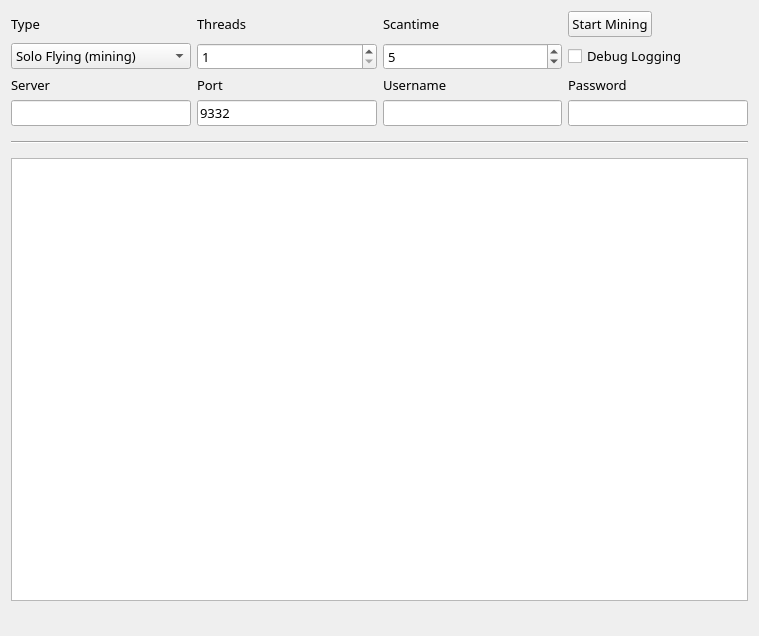
<?xml version="1.0" encoding="UTF-8"?>
<ui version="4.0">
 <class>MiningPage</class>
 <widget class="QWidget" name="MiningPage">
  <property name="geometry">
   <rect>
    <x>0</x>
    <y>0</y>
    <width>759</width>
    <height>636</height>
   </rect>
  </property>
  <property name="windowTitle">
   <string>Mining</string>
  </property>
  <layout class="QGridLayout" name="gridLayout">
   <property name="sizeConstraint">
    <enum>QLayout::SetMaximumSize</enum>
   </property>
   <item row="7" column="1">
    <widget class="QLineEdit" name="serverLine">
     <property name="enabled">
      <bool>true</bool>
     </property>
     <property name="font">
      <font>
       <family>Ubuntu Condensed</family>
       <pointsize>10</pointsize>
      </font>
     </property>
    </widget>
   </item>
   <item row="6" column="3">
    <widget class="QLabel" name="usernameLabel">
     <property name="enabled">
      <bool>true</bool>
     </property>
     <property name="font">
      <font>
       <family>Ubuntu Condensed</family>
       <pointsize>10</pointsize>
      </font>
     </property>
     <property name="text">
      <string>Username</string>
     </property>
    </widget>
   </item>
   <item row="6" column="1">
    <widget class="QLabel" name="serverLabel">
     <property name="enabled">
      <bool>true</bool>
     </property>
     <property name="font">
      <font>
       <family>Ubuntu Condensed</family>
       <pointsize>10</pointsize>
      </font>
     </property>
     <property name="text">
      <string>Server</string>
     </property>
    </widget>
   </item>
   <item row="7" column="3">
    <widget class="QLineEdit" name="usernameLine">
     <property name="enabled">
      <bool>true</bool>
     </property>
     <property name="font">
      <font>
       <family>Ubuntu Condensed</family>
       <pointsize>10</pointsize>
      </font>
     </property>
     <property name="text">
      <string/>
     </property>
    </widget>
   </item>
   <item row="6" column="4">
    <widget class="QLabel" name="passwordLabel">
     <property name="enabled">
      <bool>true</bool>
     </property>
     <property name="font">
      <font>
       <family>Ubuntu Condensed</family>
       <pointsize>10</pointsize>
      </font>
     </property>
     <property name="text">
      <string>Password</string>
     </property>
    </widget>
   </item>
   <item row="6" column="2">
    <widget class="QLabel" name="portLabel">
     <property name="enabled">
      <bool>true</bool>
     </property>
     <property name="font">
      <font>
       <family>Ubuntu Condensed</family>
       <pointsize>10</pointsize>
      </font>
     </property>
     <property name="text">
      <string>Port</string>
     </property>
    </widget>
   </item>
   <item row="3" column="4">
    <widget class="QPushButton" name="startButton">
     <property name="sizePolicy">
      <sizepolicy hsizetype="Fixed" vsizetype="Fixed">
       <horstretch>0</horstretch>
       <verstretch>0</verstretch>
      </sizepolicy>
     </property>
     <property name="font">
      <font>
       <family>Ubuntu Condensed</family>
       <pointsize>10</pointsize>
      </font>
     </property>
     <property name="text">
      <string>Start Mining</string>
     </property>
    </widget>
   </item>
   <item row="8" column="1" colspan="4">
    <widget class="Line" name="line">
     <property name="sizePolicy">
      <sizepolicy hsizetype="Minimum" vsizetype="Fixed">
       <horstretch>0</horstretch>
       <verstretch>0</verstretch>
      </sizepolicy>
     </property>
     <property name="minimumSize">
      <size>
       <width>0</width>
       <height>20</height>
      </size>
     </property>
     <property name="orientation">
      <enum>Qt::Horizontal</enum>
     </property>
    </widget>
   </item>
   <item row="13" column="1" colspan="4">
    <widget class="QListWidget" name="list">
     <property name="font">
      <font>
       <family>Ubuntu Condensed</family>
       <pointsize>10</pointsize>
      </font>
     </property>
     <property name="autoScrollMargin">
      <number>100000</number>
     </property>
     <property name="dragDropMode">
      <enum>QAbstractItemView::DragOnly</enum>
     </property>
     <property name="selectionMode">
      <enum>QAbstractItemView::NoSelection</enum>
     </property>
     <property name="movement">
      <enum>QListView::Snap</enum>
     </property>
     <property name="batchSize">
      <number>10</number>
     </property>
    </widget>
   </item>
   <item row="14" column="1" colspan="2">
    <widget class="QLabel" name="shareCount">
     <property name="font">
      <font>
       <family>Ubuntu Condensed</family>
       <pointsize>10</pointsize>
       <weight>75</weight>
       <bold>true</bold>
      </font>
     </property>
     <property name="text">
      <string/>
     </property>
    </widget>
   </item>
   <item row="3" column="3">
    <widget class="QLabel" name="scantimeLabel">
     <property name="enabled">
      <bool>true</bool>
     </property>
     <property name="font">
      <font>
       <family>Ubuntu Condensed</family>
       <pointsize>10</pointsize>
      </font>
     </property>
     <property name="layoutDirection">
      <enum>Qt::LeftToRight</enum>
     </property>
     <property name="text">
      <string>Scantime</string>
     </property>
    </widget>
   </item>
   <item row="3" column="2">
    <widget class="QLabel" name="threadsLabel">
     <property name="enabled">
      <bool>true</bool>
     </property>
     <property name="font">
      <font>
       <family>Ubuntu Condensed</family>
       <pointsize>10</pointsize>
      </font>
     </property>
     <property name="text">
      <string>Threads</string>
     </property>
    </widget>
   </item>
   <item row="4" column="4">
    <widget class="QCheckBox" name="debugCheckBox">
     <property name="font">
      <font>
       <family>Ubuntu Condensed</family>
       <pointsize>10</pointsize>
      </font>
     </property>
     <property name="text">
      <string>Debug Logging</string>
     </property>
    </widget>
   </item>
   <item row="3" column="1">
    <widget class="QLabel" name="typeLabel">
     <property name="font">
      <font>
       <family>Ubuntu Condensed</family>
       <pointsize>10</pointsize>
      </font>
     </property>
     <property name="text">
      <string>Type</string>
     </property>
    </widget>
   </item>
   <item row="4" column="2">
    <widget class="QSpinBox" name="threadsBox">
     <property name="enabled">
      <bool>true</bool>
     </property>
     <property name="font">
      <font>
       <family>Ubuntu Condensed</family>
       <pointsize>10</pointsize>
      </font>
     </property>
     <property name="minimum">
      <number>1</number>
     </property>
     <property name="maximum">
      <number>99</number>
     </property>
     <property name="singleStep">
      <number>1</number>
     </property>
    </widget>
   </item>
   <item row="4" column="1">
    <widget class="QComboBox" name="typeBox">
     <property name="font">
      <font>
       <family>Ubuntu Condensed</family>
       <pointsize>10</pointsize>
      </font>
     </property>
     <property name="editable">
      <bool>false</bool>
     </property>
     <property name="currentIndex">
      <number>0</number>
     </property>
     <item>
      <property name="text">
       <string>Solo Flying (mining)</string>
      </property>
     </item>
     <item>
      <property name="text">
       <string>Pool Flying (mining)</string>
      </property>
     </item>
    </widget>
   </item>
   <item row="4" column="3">
    <widget class="QSpinBox" name="scantimeBox">
     <property name="enabled">
      <bool>true</bool>
     </property>
     <property name="font">
      <font>
       <family>Ubuntu Condensed</family>
       <pointsize>10</pointsize>
      </font>
     </property>
     <property name="minimum">
      <number>1</number>
     </property>
     <property name="value">
      <number>5</number>
     </property>
    </widget>
   </item>
   <item row="7" column="2">
    <widget class="QLineEdit" name="portLine">
     <property name="enabled">
      <bool>true</bool>
     </property>
     <property name="font">
      <font>
       <family>Ubuntu Condensed</family>
       <pointsize>10</pointsize>
      </font>
     </property>
     <property name="text">
      <string>9332</string>
     </property>
     <property name="value" stdset="0">
      <number>9332</number>
     </property>
    </widget>
   </item>
   <item row="7" column="4">
    <widget class="QLineEdit" name="passwordLine">
     <property name="enabled">
      <bool>true</bool>
     </property>
     <property name="font">
      <font>
       <family>Ubuntu Condensed</family>
       <pointsize>10</pointsize>
      </font>
     </property>
    </widget>
   </item>
   <item row="14" column="3" colspan="2">
    <widget class="QLabel" name="mineSpeedLabel">
     <property name="sizePolicy">
      <sizepolicy hsizetype="Preferred" vsizetype="Preferred">
       <horstretch>0</horstretch>
       <verstretch>0</verstretch>
      </sizepolicy>
     </property>
     <property name="font">
      <font>
       <family>Ubuntu Condensed</family>
       <pointsize>10</pointsize>
       <weight>75</weight>
       <bold>true</bold>
      </font>
     </property>
     <property name="text">
      <string/>
     </property>
     <property name="alignment">
      <set>Qt::AlignRight|Qt::AlignTrailing|Qt::AlignVCenter</set>
     </property>
    </widget>
   </item>
  </layout>
 </widget>
 <layoutdefault spacing="6" margin="11"/>
 <tabstops>
  <tabstop>startButton</tabstop>
  <tabstop>typeBox</tabstop>
  <tabstop>threadsBox</tabstop>
  <tabstop>scantimeBox</tabstop>
  <tabstop>serverLine</tabstop>
  <tabstop>portLine</tabstop>
  <tabstop>usernameLine</tabstop>
  <tabstop>passwordLine</tabstop>
  <tabstop>debugCheckBox</tabstop>
  <tabstop>list</tabstop>
 </tabstops>
 <resources/>
 <connections/>
</ui>
